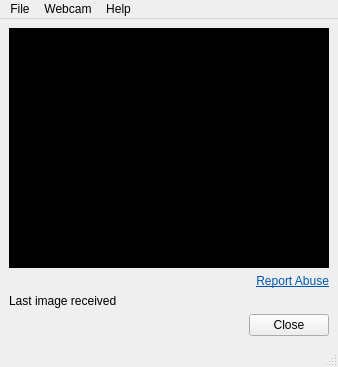
<?xml version="1.0" encoding="UTF-8"?>
<ui version="4.0">
 <class>webcamWindow</class>
 <widget class="QMainWindow" name="webcamWindow">
  <property name="geometry">
   <rect>
    <x>0</x>
    <y>0</y>
    <width>328</width>
    <height>348</height>
   </rect>
  </property>
  <property name="windowTitle">
   <string>Webcam for Selena Gomez</string>
  </property>
  <widget class="QWidget" name="centralwidget">
   <layout class="QVBoxLayout" name="verticalLayout">
    <item>
     <widget class="QLabel" name="webcamImageLabel">
      <property name="minimumSize">
       <size>
        <width>320</width>
        <height>240</height>
       </size>
      </property>
      <property name="maximumSize">
       <size>
        <width>320</width>
        <height>240</height>
       </size>
      </property>
      <property name="styleSheet">
       <string notr="true">background-color: black;</string>
      </property>
      <property name="text">
       <string/>
      </property>
     </widget>
    </item>
    <item>
     <widget class="QLabel" name="reportAbuseLink">
      <property name="sizePolicy">
       <sizepolicy hsizetype="Preferred" vsizetype="Maximum">
        <horstretch>0</horstretch>
        <verstretch>0</verstretch>
       </sizepolicy>
      </property>
      <property name="text">
       <string>&lt;html&gt;&lt;head/&gt;&lt;body&gt;&lt;p&gt;&lt;a href=&quot;http://p103.chat.ac4.yahoo.com/c/wcabuse/?.lc=us&quot;&gt;&lt;span style=&quot; text-decoration: underline; color:#0057ae;&quot;&gt;Report Abuse&lt;/span&gt;&lt;/a&gt;&lt;/p&gt;&lt;/body&gt;&lt;/html&gt;</string>
      </property>
      <property name="alignment">
       <set>Qt::AlignRight|Qt::AlignTrailing|Qt::AlignVCenter</set>
      </property>
      <property name="openExternalLinks">
       <bool>true</bool>
      </property>
     </widget>
    </item>
    <item>
     <widget class="QLabel" name="timestampLabel">
      <property name="sizePolicy">
       <sizepolicy hsizetype="Preferred" vsizetype="Maximum">
        <horstretch>0</horstretch>
        <verstretch>0</verstretch>
       </sizepolicy>
      </property>
      <property name="text">
       <string>Last image received</string>
      </property>
     </widget>
    </item>
    <item>
     <widget class="QDialogButtonBox" name="buttonBox">
      <property name="sizePolicy">
       <sizepolicy hsizetype="Expanding" vsizetype="Maximum">
        <horstretch>0</horstretch>
        <verstretch>0</verstretch>
       </sizepolicy>
      </property>
      <property name="standardButtons">
       <set>QDialogButtonBox::Close</set>
      </property>
     </widget>
    </item>
   </layout>
  </widget>
  <widget class="QMenuBar" name="menubar">
   <property name="geometry">
    <rect>
     <x>0</x>
     <y>0</y>
     <width>328</width>
     <height>19</height>
    </rect>
   </property>
   <widget class="QMenu" name="menuFile">
    <property name="title">
     <string>File</string>
    </property>
    <addaction name="actionClose"/>
   </widget>
   <widget class="QMenu" name="menuView">
    <property name="title">
     <string>Webcam</string>
    </property>
    <addaction name="actionAlways_on_top"/>
    <addaction name="actionZoom"/>
    <addaction name="actionRestart"/>
    <addaction name="actionStatistics"/>
    <addaction name="separator"/>
    <addaction name="actionSend_Instant_Message"/>
    <addaction name="actionSend_a_File"/>
    <addaction name="separator"/>
    <addaction name="actionAdd_to_Messenger_List"/>
    <addaction name="actionView_Profile"/>
    <addaction name="actionReport_Abuse"/>
    <addaction name="separator"/>
    <addaction name="actionInvite_to_Conference"/>
    <addaction name="actionInvite_to_View_My_Webcam"/>
   </widget>
   <widget class="QMenu" name="menuHelp">
    <property name="title">
     <string>Help</string>
    </property>
    <addaction name="actionWebcam_Help"/>
    <addaction name="actionYahoo_Messenger_Help"/>
   </widget>
   <addaction name="menuFile"/>
   <addaction name="menuView"/>
   <addaction name="menuHelp"/>
  </widget>
  <widget class="QStatusBar" name="statusbar"/>
  <action name="actionClose">
   <property name="text">
    <string>Close</string>
   </property>
  </action>
  <action name="actionWebcam_Help">
   <property name="text">
    <string>Webcam Help</string>
   </property>
  </action>
  <action name="actionYahoo_Messenger_Help">
   <property name="text">
    <string>Yahoo! Messenger Help</string>
   </property>
  </action>
  <action name="actionAlways_on_top">
   <property name="text">
    <string>Always on top</string>
   </property>
  </action>
  <action name="actionZoom">
   <property name="text">
    <string>Zoom</string>
   </property>
  </action>
  <action name="actionRestart">
   <property name="text">
    <string>Restart</string>
   </property>
  </action>
  <action name="actionStatistics">
   <property name="text">
    <string>Statistics</string>
   </property>
  </action>
  <action name="actionSend_Instant_Message">
   <property name="text">
    <string>Send Instant Message...</string>
   </property>
  </action>
  <action name="actionSend_a_File">
   <property name="text">
    <string>Send a File...</string>
   </property>
  </action>
  <action name="actionAdd_to_Messenger_List">
   <property name="text">
    <string>Add to Messenger List...</string>
   </property>
  </action>
  <action name="actionView_Profile">
   <property name="text">
    <string>View Profile</string>
   </property>
  </action>
  <action name="actionReport_Abuse">
   <property name="text">
    <string>Report Abuse</string>
   </property>
  </action>
  <action name="actionInvite_to_Conference">
   <property name="text">
    <string>Invite to Conference...</string>
   </property>
  </action>
  <action name="actionInvite_to_View_My_Webcam">
   <property name="text">
    <string>Invite to View My Webcam...</string>
   </property>
  </action>
 </widget>
 <resources/>
 <connections/>
</ui>
